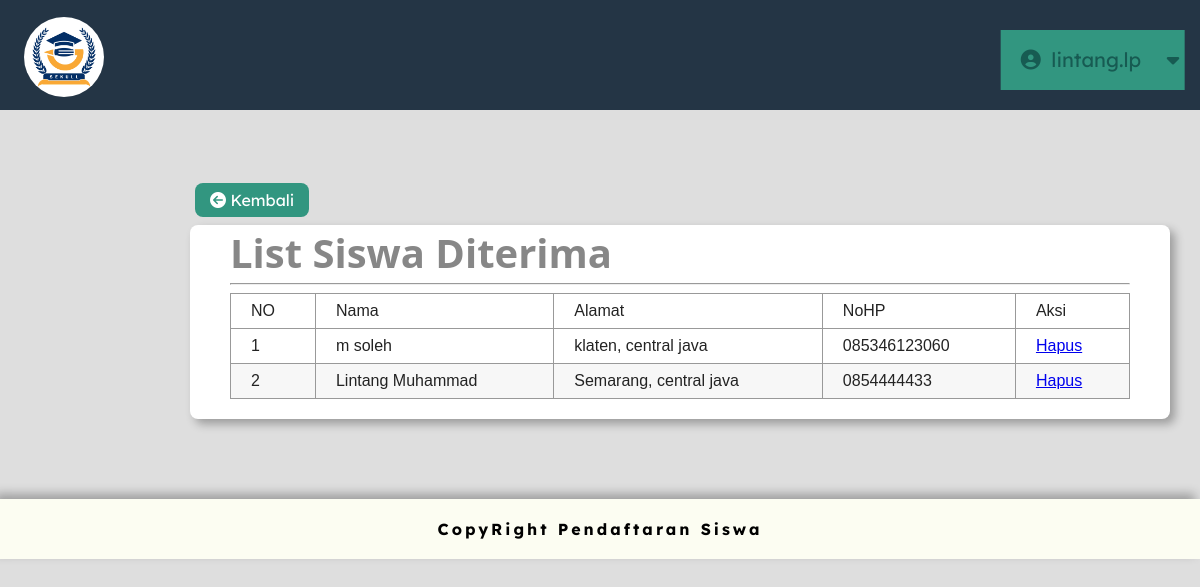
Screenshot of /admin/hasil.php (signed in) with the database file from the repository.
### tables this page shows
CREATE TABLE `data_siswa` (
  `ID_DS` int(11) NOT NULL,
  `NIK` varchar(16) NOT NULL,
  `Nama` varchar(50) NOT NULL,
  `JenisKelamin` varchar(10) NOT NULL,
  `Agama` varchar(10) NOT NULL,
  `TempatLahir` varchar(30) NOT NULL,
  `TanggalLahir` date NOT NULL,
  `Telepon` varchar(15) NOT NULL,
  `Alamat` varchar(255) NOT NULL
);

### admin/hasil.php (the view, shortened to what this page needs)
<?php
$uname         =$_SESSION["uname"];
?>
<!DOCTYPE html>
<html lang="en">
<head>
  <link rel="stylesheet" href="path/to/font-awesome/css/font-awesome.min.css">
  <link rel="stylesheet" type="text/css" href="CSS/nav_bar.css">
</head>
<body>
  <div class="navbar">
    <a class ="alogo" href="beranda.php"> <img class= "logo" src="gambar/logo.jpg"> </a>
    <div class="container">
      <nav class="menu">
        <ul class="main-menu">
          <li class="with-submenu">
            <i class="fa fa-user-circle" aria-hidden="true" aria-hidden="true"></i>
              <?php echo $uname; ?>
            <i class="fa fa-caret-down"></i>
          </li>
        </ul>
      </nav>
    </div>
  </div>
  <div class="kembali">
    <a href="beranda.php">
      <i class="fa fa-arrow-circle-left" aria-hidden="true"></i>  Kembali
    </a>
  </div>
  <div class="form_class">
    <p class="syst">List Siswa Diterima</p><hr/>
    <table align="center" class="table1">
      <thead>
        <tr>
          <td>NO</td>
          <td>Nama</td>
          <td>Alamat</td>
          <td>NoHP</td>
          <td>Aksi</td>
        </tr>
      </thead>
      <tbody>
        <?php
        include '0-koneksi.php';
        $tampil = mysqli_query($kon, "SELECT * FROM `data_siswa`, `pengumuman` where ID_Pengumuman=ID_DS and pengumuman='Diterima'");
        $no = 1;
        while($hasil = mysqli_fetch_array($tampil)){ ?>
        <tr>
          <td align="center"><?= $no++;              ?></td>
          <td align="left">  <?= $hasil['Nama'];     ?></td>
          <td align="right"> <?= $hasil['Alamat'];   ?></td>
          <td align="right"> <?= $hasil['Telepon'];  ?></td>
          <td>
            <a href="hasil_hapus.php?ID_DS=<?php echo $hasil['ID_DS']; ?>">Hapus</a>
          </td>
        </tr>
        <?php }?>
      </tbody>
    </table>
  </div>
  <footer>
    <p>CopyRight Pendaftaran Siswa</p>
  </footer>
</body>
</html>

### admin/CSS/nav_bar.css (style rules this page uses)
body { margin: 0; padding: 0; background: #dedede; width: 100%; height: 100%; font-family: "Lexend Deca", sans-serif; color: #878787; --menu-item-size: -25px; --green-color: #329680; --blue-color: #099c95; --dark-green-color: #175b52; --white-color: #fff; --gray-color: #ededed; --container-width: 700px; --container-height: 400px; --line-offset: calc( (100% - var(--container-height)) / 2 + var(--menu-item-size) + 0.6em ); }
.navbar { padding: 0.1px; background: #243545; }
.container { height: 80px; width: var(--container-width); margin-left: 340px; margin-top: 30px; }
.main-menu { display: flex; list-style: none; margin: 0px 0 0 0px; padding: 0px 0px 0 0; }
.main-menu > li { text-align: center; box-sizing: border-box; transition: 0.5s linear all; background: var(--green-color); color: var(--dark-green-color); cursor: pointer; font-size: 20px; user-select: none; }
.main-menu > li:nth-child(1) { transform: translateX(360%); }
.main-menu i { margin: 20px; margin-right: 5px; }
.with-submenu { position: relative; display: inline-block; }

### admin/hasil.php (style rules this page uses)
.logo { width: 80px; height: 80px; position: absolute; left: 2%; top: 2.1%; border-radius: 50%; }
.kembali { margin: 80px 0 -65px 195px; }
.kembali a { text-decoration: none; padding: 7px 15px 7px 15px; border-radius: 8px; color: white; background-color: #329680; font-family: "Lexend Deca", sans-serif; }
.form_class { width: 900px; padding: 0px 40px 20px 40px; margin: 80px 0 80px 190px; border-radius: 8px; background-color: white; font-family: 'system-ui'; box-shadow: 5px 5px 10px rgb(0,0,0,0.3); }
.syst { font-size: 40px; font-weight: bold; margin: 0 0 -5px; }
.table1 { width: 900px; font-family: sans-serif; color: #232323; border-collapse: collapse; }
.table1, th, td { text-align: left; border: 1px solid #999; padding: 8px 20px; }
.table1 tr:nth-child(even) { background-color: #f7f7f7; }
footer { height: 60px; background-color: #FCFDF2; color: white; display: flex; align-items: center; justify-content: center; box-shadow: -5px -5px 10px rgb(0,0,0,0.3); }
footer > p { text-align: center; font-family: "Lexend Deca", sans-serif; letter-spacing: 3px; color:black; font-weight: bold; }

### rows the page displays
data_siswa: Nama "m soleh", Alamat "klaten, central java", Telepon "085346123060"
data_siswa: Nama "Lintang Muhammad", Alamat "Semarang, central java", Telepon "0854444433"

### other values shown
$uname "lintang.lp"
